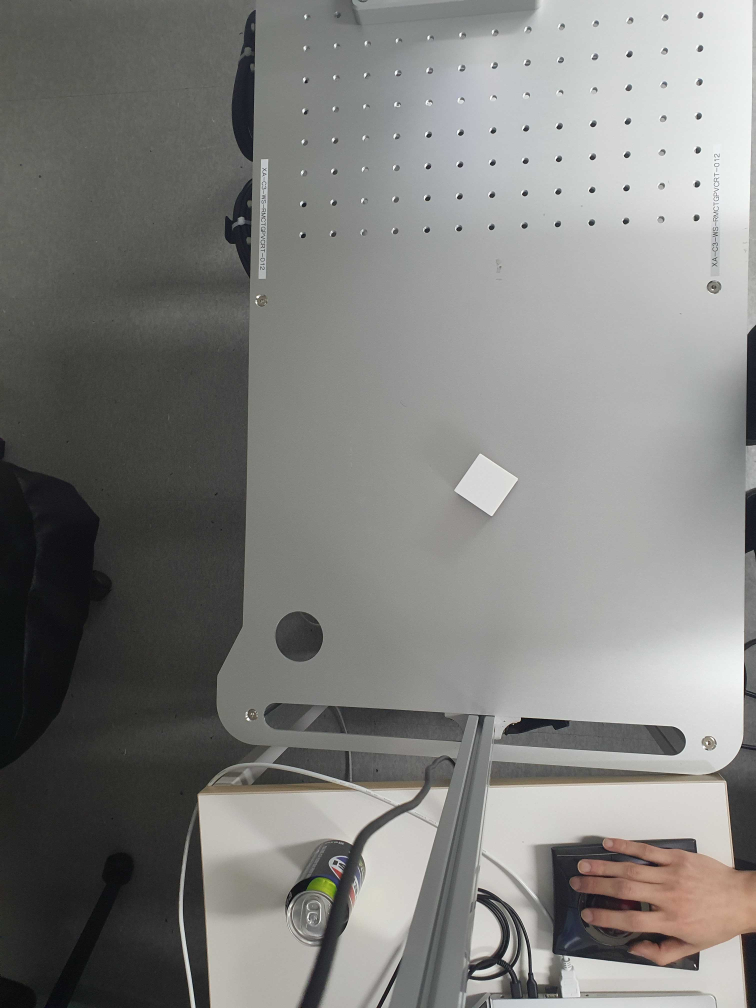
#> input picture pic.jpg, 3024 x 4032 px, given in place of the camera (shown at 1/4 size)
$ python picv1.py
#> lines starting #> are read from the running program, lines starting #| are printed output that depends on the picture; after the words box and inside, x2 and y2 are one past the last pixel; in counts of white or black regions, pixels touching at a corner belong together
import cv2
import numpy as np

def nothing(x):
    pass

# 0️⃣ 카메라 열기
cap = cv2.VideoCapture(6) # 안되면 0, 1, 2 등으로 변경
if not cap.isOpened():
    print("카메라 열기 실패")
    exit()

# 🎚️ 조절바 윈도우 생성
cv2.namedWindow("Control")
cv2.createTrackbar("Threshold", "Control", 200, 255, nothing) # 초기값 200

while True:
    ret, frame = cap.read()
#> frame is the input picture: shape (4032, 3024, 3); mean B, G, R 125.4, 127.9, 128.1
    if not ret:
        break

    # 1️⃣ 흑백 변환 및 블러링 (노이즈 제거)
    gray = cv2.cvtColor(frame, cv2.COLOR_BGR2GRAY)
    blurred = cv2.GaussianBlur(gray, (5, 5), 0)

    # 2️⃣ 트랙바 값으로 이진화 (실시간 조절 가능)
    thresh_val = cv2.getTrackbarPos("Threshold", "Control")
    _, binary = cv2.threshold(blurred, thresh_val, 255, cv2.THRESH_BINARY)
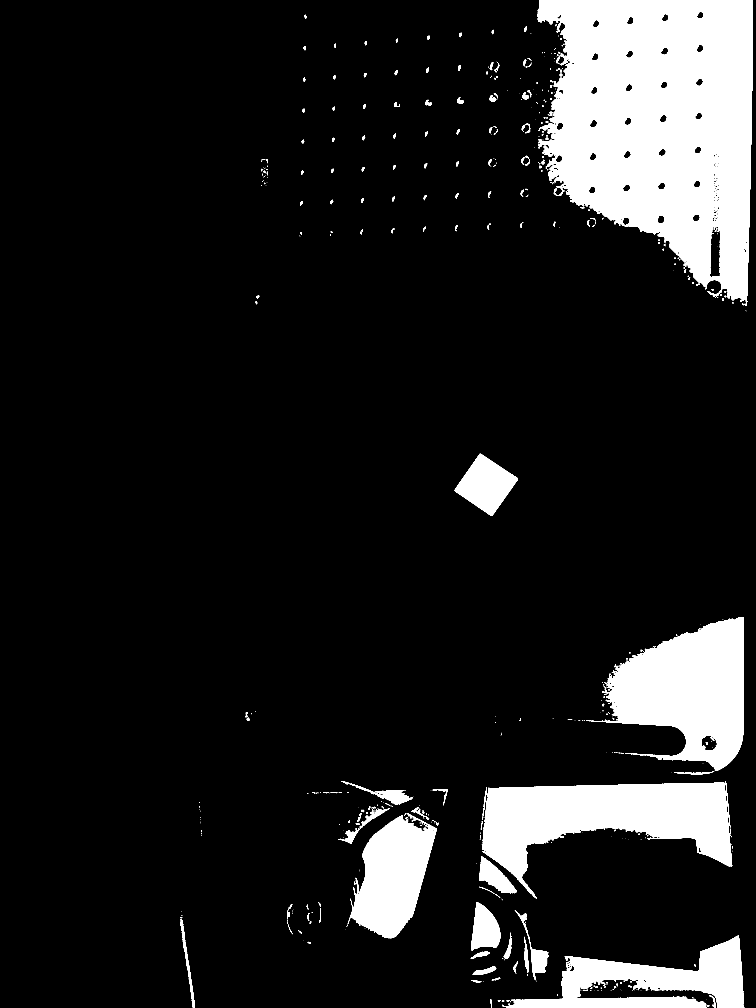
#> binary: shape (4032, 3024) (shown at 1/4 size); 12.3% white; 653 white regions (407 under 20 px)

    # 3️⃣ 윤곽선 검출
    contours, _ = cv2.findContours(binary, cv2.RETR_EXTERNAL, cv2.CHAIN_APPROX_SIMPLE)
#> contours = 640 contours, 480 with area under 20; largest, box (x1, y1, x2, y2) and area: (2149, 0, 3011, 1206) 758722, (1928, 3131, 2929, 3595) 226264, (2344, 2468, 2976, 3084) 216382, (1391, 3254, 1747, 3753) 102854, (2245, 3742, 2977, 4032) 88712

    for cnt in contours:
        area = cv2.contourArea(cnt)

        # 🎯 크기 필터링 (중요!)
        # 큐브보다 작거나(노이즈), 기계처럼 너무 큰 것(>5000)은 무시
        if 500 < area < 5000:

            # 모양 상관없이 사각형 박스 씌우기
            rect = cv2.minAreaRect(cnt)
            box = cv2.boxPoints(rect)
            box = np.int0(box)

            # 네모 그리기
            cv2.drawContours(frame, [box], 0, (0, 255, 0), 2)

            # 중심점 그리기
            M = cv2.moments(cnt)
            if M["m00"] != 0:
                cx = int(M["m10"] / M["m00"])
                cy = int(M["m01"] / M["m00"])
                cv2.circle(frame, (cx, cy), 5, (0, 0, 255), -1)
                cv2.putText(frame, f"{cx},{cy}", (cx, cy-10),
                            cv2.FONT_HERSHEY_SIMPLEX, 0.5, (0,0,255), 2)
#> this loop made 640 passes
#> (area, rect, box, cx, cy) on passes 69, 74, 77, 79, 93: (1315, ((1937.1, 3884.7), (96.56, 20.57), -15.19), [[1893, 3907], [1887, 3887], [1981, 3862], [1986, 3881]], 1940, 3883), (844, ((1919.4, 3817.9), (78.32, 18.38), -13.76), [[1883, 3836], [1879, 3818], [1955, 3799], [1959, 3817]], 1922, 3818), (1014.5, ((2103.7, 3818.5), (13.8, 143.6), -3.37), [[2101, 3890], [2092, 3747], [2106, 3746], [2114, 3889]], 2104, 3826), (1012, ((2037.3, 3784.2), (106.6, 21.56), -74.69), [[2033, 3838], [2012, 3832], [2041, 3730], [2061, 3735]], 2033, 3800), (2733.5, ((749.2, 3853.3), (11.91, 360.4), -8.37), [[769, 4032], [717, 3675], [728, 3674], [781, 4030]], 750, 3853)
#> area on passes 1, 2, 7, 8, 11, 13: 55.5, 27, 25.5, 40.5, 78.5, 28315

    # 화면 출력
    cv2.imshow("Result", frame)
    cv2.imshow("Binary View", binary) # 흑백 화면을 보면서 조절하세요

    if cv2.waitKey(1) & 0xFF == 27: # ESC로 종료
#> (key Esc is pressed here)
        break

cap.release()
cv2.destroyAllWindows()
